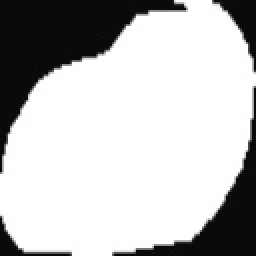
#> input picture CITOUNET/MASCARAS/anormalSevere105.jpg, 128 x 128 px, given in place of anormalCIS68.jpg, which was not available (shown 2 times larger)
$ jupyter execute --allow-errors 1_preprocesamientoKmean2.ipynb   (text cells are left out)
#> lines starting #> are read from the running program, lines starting #| are printed output that depends on the picture; after the words box and inside, x2 and y2 are one past the last pixel; in counts of white or black regions, pixels touching at a corner belong together; pictures that were not available may be replaced by others from this repository, and a replacement may not be noted
### KMEAN/rotating_calipers.py
# This file contains code taken from
# http://code.activestate.com/recipes/117225-convex-hull-and-diameter-of-2d-point-sets/
# convex hull (Graham scan by x-coordinate) and diameter of a set of points
# David Eppstein, UC Irvine, 7 Mar 2002

# According to that website the code is under the PSF licencse
# https://en.wikipedia.org/wiki/Python_Software_Foundation_License


# modifications by Volker Hilsenstein

from __future__ import generators
from math import sqrt


def orientation(p,q,r):
    '''Return positive if p-q-r are clockwise, neg if ccw, zero if colinear.'''
    return (q[1]-p[1])*(r[0]-p[0]) - (q[0]-p[0])*(r[1]-p[1])

def hulls(Points):
    '''Graham scan to find upper and lower convex hulls of a set of 2d points.'''
    U = []
    L = []
    Points.sort()
    for p in Points:
        while len(U) > 1 and orientation(U[-2],U[-1],p) <= 0: U.pop()
        while len(L) > 1 and orientation(L[-2],L[-1],p) >= 0: L.pop()
        U.append(p)
        L.append(p)
    return U,L

def rotatingCalipers(Points):
    '''Given a list of 2d points, finds all ways of sandwiching the points
between two parallel lines that touch one point each, and yields the sequence
of pairs of points touched by each pair of lines.'''
    U,L = hulls(Points)
    i = 0
    j = len(L) - 1
    while i < len(U) - 1 or j > 0:
        yield U[i],L[j]

        # if all the way through one side of hull, advance the other side
        if i == len(U) - 1: j -= 1
        elif j == 0: i += 1

        # still points left on both lists, compare slopes of next hull edges
        # being careful to avoid divide-by-zero in slope calculation
        elif (U[i+1][1]-U[i][1])*(L[j][0]-L[j-1][0]) > \
                (L[j][1]-L[j-1][1])*(U[i+1][0]-U[i][0]):
            i += 1
        else: j -= 1


def min_max_feret(Points):
    '''Given a list of 2d points, returns the minimum and maximum feret diameters.'''
    squared_distance_per_pair = [((p[0]-q[0])**2 + (p[1]-q[1])**2, (p,q))
                     for p,q in rotatingCalipers(Points)]
    min_feret_sq, min_feret_pair = min(squared_distance_per_pair)
    max_feret_sq, max_feret_pair = max(squared_distance_per_pair)
    return sqrt(min_feret_sq), sqrt(max_feret_sq)


# [11 lines left out: functions diameter, min_feret, not called in this run]

### KMEAN/1_preprocesamientoKmean2.ipynb
[cell 1]
import cv2
import numpy as np
import pandas as pd
import os
import argparse
from matplotlib import pyplot as plt
import matplotlib.image as img
from sklearn.preprocessing import normalize
from sklearn.cluster import KMeans, DBSCAN
import seaborn as sns
from scipy.spatial import distance
from sklearn.neighbors import NearestNeighbors
from skimage import data, segmentation, color
from skimage.future import graph
from sklearn import cluster
from sklearn.cluster import MeanShift, estimate_bandwidth
from numpy import linspace
from skimage.feature import peak_local_max
from skimage.segmentation import watershed
from scipy import ndimage
import seaborn as sns
from cv2 import MORPH_ELLIPSE
from sklearn.cluster import spectral_clustering
from sklearn.cluster import AgglomerativeClustering
from kneed import KneeLocator
import seaborn
from skimage.feature import graycomatrix, graycoprops
from rotating_calipers import min_max_feret
import skimage.morphology

[cell 2]
def get_min_max_feret_from_mask(mask_im):

    eroded = skimage.morphology.erosion(mask_im)
    outline = mask_im ^ eroded
    boundary_points = np.argwhere(outline > 0)
    # convert numpy array to a list of (x,y) tuple points
    boundary_point_list = list(map(list, list(boundary_points)))
    return min_max_feret(boundary_point_list)

[cell 3]
def superSlic(img):
    labels1 = segmentation.slic(img,compactness=30, n_segments=185, start_label=1)
    # super EN RGB
    out1 = color.label2rgb(labels1, img, kind='avg', bg_label=0)
    out1  = cv2.cvtColor(out1,cv2.COLOR_RGB2GRAY)
    #out1 = out1[:,:,0]
    return out1

[cell 4]
def kmean(pixelsValues,grupos,filtro):
    #algoritmo = KMeans(grupos,init='k-means++',max_iter=300,n_init=10)
    algoritmo = KMeans(n_clusters=grupos,init = 'k-means++',random_state=0);
    algoritmo.fit(pixelsValues);
    #algoritmo.fit_predict(pixelsValues)
    centroide, etiqueta = algoritmo.cluster_centers_,algoritmo.labels_
    centroide  = np.uint8(centroide)
    segmentacion_data  = centroide[etiqueta.flatten()]
    segmentacionImagen  = segmentacion_data.reshape(filtro.shape)
    return segmentacionImagen

[cell 5]
# [11 lines left out: function shift2, not called in this run]

[cell 6]
def selContorno(contours,thresh):
    if contours == None:
        return None
    else:

        listaDifx = []
        listaDify = []
        dif = pd.DataFrame()

        for k in range(len(contours)):

            cnt = contours[k]


            M = cv2.moments(cnt)
            cx = int(M['m10']/M['m00'])
            dimension = thresh.shape
            refx = dimension[1]/2
            # análisis x
            if cx <= refx:
                difx= refx-cx
            else:
                difx= cx - refx
            listaDifx.append(difx)

        for k in range(len(contours)):
            cnt = contours[k]
            M = cv2.moments(cnt)
            cy = int(M['m01']/M['m00'])
            dimension = thresh.shape
            refy = dimension[0]/2
            # análisis y
            if cy <= refy:
                dify= refy-cy
            else:
                dify= cy - refy
            listaDify.append(dify)
        dif['x'] = listaDifx
        dif['y'] = listaDify
        dif['total'] = dif['x'] + dif['y']
        dif.reset_index(inplace = True, drop  = True)
        cont = dif['total'].idxmin()
        #print(dif)
        #print('contorno',cont)
        return [cont,cx,cy]

[cell 7]
def selRegion(label,area):
    color = label.copy()
    color = color.reshape(-1,1)
    color = np.unique(color)
    color = np.sort(color,axis=None)
    color = np.uint8(color)
    for el in range(1,len(color)):
        region = label.copy()
        region[region != color[el]] = 0
        region[region == color[el]] = 255
        region = np.uint8(region)
        if np.sum(region == 255) != 0:
            contoursReg, hierarchyReg = cv2.findContours(region, cv2.RETR_TREE, cv2.CHAIN_APPROX_NONE)
            contornoReg,rx,ry = selContorno(contoursReg,region)
            areaReg = cv2.contourArea(contoursReg[contornoReg])
            numReg = el
            numCont = len(contoursReg)
            #print(areaReg,area)
            if areaReg == area :
                numReg = el
                numCont = len(contoursReg)
                #print(numReg,numCont)
                #numCont = len(contoursReg)
                break

    nucleoReg = label.copy()
    nucleoReg = np.uint8(nucleoReg)
    nucleoReg[nucleoReg != numReg] = 0
    nucleoReg[nucleoReg == numReg] = 255

    if numCont >=2:
        # [13 lines of commented-out code are left out]
        img_inverted = cv2.bitwise_not(nucleoReg)
        # Etiquetar los componentes conectados en la imagen
        n_components, labels, stats, centroids = cv2.connectedComponentsWithStats(img_inverted)
        # Encuentra el componente más grande (background)
        max_label, max_area = max([(i, stats[i, cv2.CC_STAT_AREA]) for i in range(1, n_components)], key=lambda x: x[1])
        # Cree una imagen en blanco con el tamaño de la imagen original
        filled_img = np.zeros(img_inverted.shape, dtype=np.uint8)
        # Rellena el componente más grande en la imagen en blanco
        filled_img[labels == max_label] = 255
        # Invertir la imagen de nuevo (los objetos se convierten en agujeros llenos)
        nucleoReg = cv2.bitwise_not(filled_img)


    return nucleoReg

[cell 8]
def matrizConfusion (img_propuesta,img_referencia):
    #variables locales: FP falso positivo,  FN falso negativo, VP verdadero positivo, VN verdadero negativo
    FP=FN=VP=VN=0

    for fila in range (img_referencia.shape[0]):
        for columna in range (img_referencia.shape[1]):
            color_ref=str(img_referencia[fila,columna])
            color_pro=str(img_propuesta[fila,columna])
            if color_ref == '255' : #or color_ref == '[  0   0 255]':
                if color_pro == '255':
                    VP = VP+1
                else:
                    FN = FN+1
            if color_ref != '255': # or color_ref != '[  0   0 255]':
                if color_pro == '255':
                    FP = FP+1
                else:
                    VN = VN+1

    return [FN,FP,VP,VN]

[cell 9]
def MedidasMC (VP,VN,FP,FN):
    #Precisión (C) ó (P)
    vp_fp=VP+FP
    if vp_fp == 0:
        P= None
    else:
        P= VP/vp_fp

    #Recall (L)ó Revocación (R)
    if (VP+FN) == 0:
        R = None
    else:
        R= VP/(VP+FN)

    #Exactitud (E)
    if (VP+VN+FP+FN) == 0:
        E = None
    else:
        E=(VP+VN)/(VP+VN+FP+FN)

    #NSR El promedio señal a Ruido (*) OJO CON ESTA MEDIDA COMPROBAR
    if VP == 0:
        NSR= None
    else:
        NSR = FP/VP

    #Medida FM ó Medida de Primer Plano
    if P is None or R is None:
        FM = None
    elif (P+R) == 0:
        FM = None
    else:
        FM = (2*P*R)/(P+R)


    #Tasa de Error (ER) Tasa de Falsos positivos
    if (VP+FN) == 0:
        ER= None
    else:
        ER = FP/(VP+FN)

    #Tasa Negativa (NRM), es cero cuando la segmentación es perfecta
    NR_FN = FN/(VP+FN) # tasa de Falsos negativos
    NR_FP = FP/(VP+FN) # tasa de falsos positivos

    NRM = (NR_FN + NR_FP)/2

    return [P,R,E,NSR,FM,ER,NRM]

[cell 10]
def similitud(imagenReg,imagenRef):
    # Calcular la intersección y la unión de las imágenes
    intersection = np.logical_and(imagenRef, imagenReg)
    union = np.logical_or(imagenRef, imagenReg)
    # Calcular el índice de Jaccard
    jaccard_index = np.sum(intersection) / np.sum(union)
    dice_index = 2 * jaccard_index / (1 + jaccard_index)

    return [jaccard_index,dice_index]

[cell 11]
# RUTA DE LA IMAGEN
dirCarpeta = 'DatasetNormalizado/1_normal_superficiel/normalSup73.jpg'
# [5 lines of commented-out code are left out]
dirCarpeta = 'DatasetNormalizado/7_carcinoma_in_situ/anormalCIS68.jpg'

# PREPROCESAMIENTO
# BGR
imagen = cv2.imread(dirCarpeta)
#> imagen is the input picture: shape (128, 128, 3); min 4, max 255, mean 191.6
#RGB
imagen = cv2.cvtColor(imagen,cv2.COLOR_BGR2RGB)
#GRIS
gris   = cv2.cvtColor(imagen,cv2.COLOR_RGB2GRAY)
img = imagen[:,:,1]


#aplicar superpixeles------------------------------
slic = 1
if slic == 1:
    img = imagen.copy()
    #img = cv2.GaussianBlur(img,(21,21),cv2.BORDER_DEFAULT)
    img = cv2.medianBlur(img,21)
    #img = cv2.blur(img,(21,21))
    #img = cv2.bilateralFilter(img,0,40,25)
    imgborrar= img.copy()
    img = superSlic(img)
#> in superSlic, `labels1 = segmentation.slic(img,compactness=30, n_segments=185, start_..`:
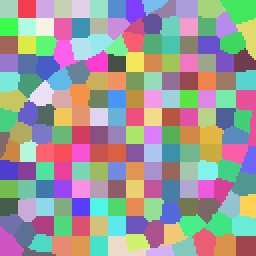
#> labels1: shape (128, 128) int64 (shown 2 times larger); 186 distinct labels, from 1 to 186; one colour per label, 0 black
#> in superSlic, `out1 = color.label2rgb(labels1, img, kind='avg', bg_label=0)`:
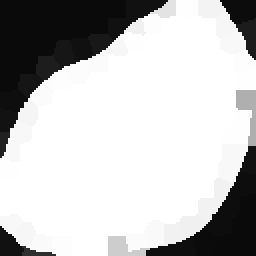
#> out1: shape (128, 128, 3) (shown 2 times larger); min 10, max 255, mean 191.9
    titleSlic = 'slic'
else:
    img = img.copy()
    titleSlic = 'sin Slic'

# #Porcentaje en el que se redimensiona la imagen
# porcentaje = 100
# #calcular el 50 por ciento de las dimensiones originales
# ancho = int(img.shape[1] * porcentaje / 100)
# alto = int(img.shape[0] * porcentaje / 100)
# img = cv2.resize(img, dsize=(ancho,alto))

# filtrado------------------------------------------
opcion = 1
if opcion == 1:
    mediana  = cv2.medianBlur(img,17)
    filtro = mediana
    tituloFiltro = 'MEDIANA'

if opcion == 2:
    bilateral = cv2.bilateralFilter(img,0,40,25)
    filtro = bilateral
    tituloFiltro = 'BILATERAL'

if opcion == 3:
    media = cv2.blur(img,(17,17))
    filtro = media
    tituloFiltro = 'MEDIA'

if opcion == 4:
    gaussiano = cv2.GaussianBlur(img,(17,17),cv2.BORDER_DEFAULT)
    filtro = gaussiano
    tituloFiltro = 'GAUSSIANO'

if opcion == 0:
    filtro = img
    tituloFiltro = 'SIN FILTRO'


# aplanar la imagen
pixelsValues =filtro.reshape(-1,1)
#> pixelsValues = 16384 values, max 255 at index 1240, min 10 at index 0, mean 192.8
pixelsValues = np.float32(pixelsValues)


#agrupamiento de agrupamiento--------------------------------

opcionAgrup = 2

if opcionAgrup == 1:
    segmentacionImagen = shift2(pixelsValues,filtro)
    tituloSeg = 'meanShift'

elif opcionAgrup == 2:
    segmentacionImagen = kmean(pixelsValues,6,filtro)
    tituloSeg = 'kmean'

else:
    segmentacionImagen = filtro
    tituloSeg = 'sin Agrupamiento'


# nucleos
umbral = np.min(segmentacionImagen)
#> umbral = 11
#umbral = umbral+33
umbral= umbral +10
#> umbral = 21
#thresh = segmentacionImagen < umbral
#umbral = umbral
imagen2 = imagen.copy()

# [6 lines of commented-out code are left out]


_,thresh = cv2.threshold(segmentacionImagen,umbral, 255, cv2.THRESH_BINARY_INV)
#> thresh: shape (128, 128); 21% white; 4 white regions, box (x1, y1, x2, y2) and area: (0, 0, 81, 65) 2115, (76, 75, 128, 128) 1087, (111, 0, 128, 10) 137, (0, 115, 11, 128) 97
#operaciones morfológicas
kernel = cv2.getStructuringElement(MORPH_ELLIPSE,ksize=(5,5))
thresh = cv2.erode(thresh, kernel, iterations=1)
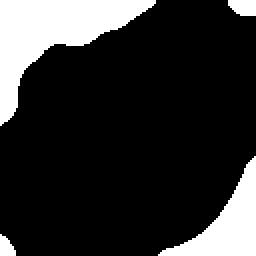
#> thresh: shape (128, 128) (shown 2 times larger); 18.2% white; 4 white regions, box (x1, y1, x2, y2) and area: (0, 0, 78, 63) 1887, (79, 78, 128, 128) 929, (114, 0, 128, 8) 96, (0, 117, 8, 128) 62
thresh = cv2.dilate(thresh,kernel, iterations=1)
#> thresh: shape (128, 128); 20.9% white; 4 white regions

contours, hierarchy = cv2.findContours(thresh, cv2.RETR_EXTERNAL, cv2.CHAIN_APPROX_NONE)
#> contours = 4 contours; box (x1, y1, x2, y2) and area: (0, 0, 80, 65) 1991, (77, 76, 128, 128) 1001, (112, 0, 128, 10) 114, (0, 115, 10, 128) 76
contorno,cx,cy = selContorno(contours,thresh)
#> the loop in selContorno, `for k in range(len(contours)): ` made 4 passes
#> (cx, difx) on passes 1 to 4: (3, 61), (112, 48), (120, 56), (26, 38)
#> after the loop in selContorno, `for k in range(len(contours)):`: listaDifx = [61, 48, 56, 38]
#> the loop in selContorno, `for k in range(len(contours)):` made 4 passes
#> (cy, dify) on passes 1 to 4: (122, 58), (111, 47), (4, 60), (17, 47)
#> after the loop in selContorno, `for k in range(len(contours)):`: listaDify = [58, 47, 60, 47]
#> contorno = 3; cx = 26; cy = 17
cv2.drawContours(imagen2, contours, contorno, (255,255,0), 2);
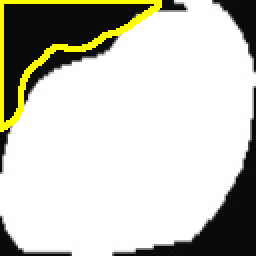
#> imagen2: shape (128, 128, 3) (shown 2 times larger); 4.08% of pixels changed, all inside (x1, y1, x2, y2) = (0, 0, 81, 66)

#seleccionador de regiones
area = cv2.contourArea(contours[contorno])
#> area = 1991
_, label, _,centroids = cv2.connectedComponentsWithStats(thresh)
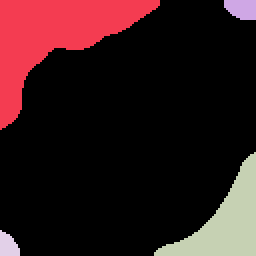
#> label: shape (128, 128) int32 (shown 2 times larger); 5 distinct labels, from 0 to 4; one colour per label, 0 black
#> centroids = [[65.27, 67.19], [26.49, 17.71], [120.4, 3.97], [112.5, 111], [3.68, 122.3]]
imagenReg = selRegion(label,area)
#> in selRegion, `color = color.reshape(-1,1)`: color = 16384 values, max 4 at index 14720, min 0 at index 80, mean 0.367
#> in selRegion, `color = np.unique(color)`: color = [0, 1, 2, 3, 4]
#> the loop in selRegion, `for el in range(1,len(color)):` made 1 pass
#> (cont in selContorno, contornoReg, rx, ry, areaReg) on pass 1: (0, 0, 26, 17, 1991)
#> pass 1, in selRegion, `region = np.uint8(region)`:
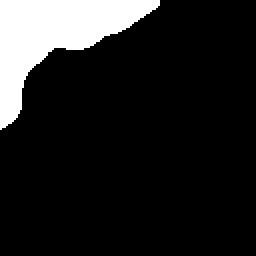
#> region: shape (128, 128) (shown 2 times larger); 12.9% white; 1 white region, box (x1, y1, x2, y2) and area: (0, 0, 80, 65) 2113
imagenReg[imagenReg > 200] = 255
imagenReg[imagenReg != 255] = 0

# Imagen en escala grises y color
imgColor = imagen.copy()
for fila in range (gris.shape[0]):
    for columna in range (gris.shape[1]):
        if imagenReg[fila][columna] == 0:
            gris[fila][columna] = 0
            imgColor[fila][columna] = 0
        else:
            pass

#graficar
plt.figure(figsize=(20,20))

plt.subplot(1,9,1)
plt.imshow(imagen)
plt.title('original')


plt.subplot(1,9,2)
plt.imshow(img,'gray')
plt.title(titleSlic)

plt.subplot(1,9,3)
plt.imshow(filtro,'gray')
plt.title(tituloFiltro)


plt.subplot(1,9,4)
plt.imshow(segmentacionImagen,'gray')
plt.title(tituloSeg)

plt.subplot(1,9,5)
plt.imshow(thresh,'gray')
plt.title('segmentacion')


plt.subplot(1,9,6)
plt.imshow(imagen2,'gray')
plt.title('nucleo')

plt.subplot(1,9,7)
plt.imshow(imagenReg,'gray')
plt.title('nucleo')

plt.subplot(1,9,8)
plt.imshow(gris,'gray')
plt.title('gris')

plt.subplot(1,9,9)
plt.imshow(imgColor,'gray')
plt.title('color')

[cell 12]
plt.imshow(imgborrar,'gray')
plt.axis(False)

[cell 13]
dirCarpetaRef = dirCarpeta[:19]+'REFERENCIA/'+dirCarpeta[19:]
#imagen de referencia en BGR
imagenRef = cv2.imread(dirCarpetaRef)
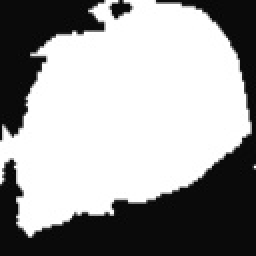
#> input picture CITOUNET/MASCARAS/anormalSevere118.jpg, 128 x 128 px, given in place of anormalCIS68.jpg, which was not available (shown 2 times larger)
#> imagenRef is the input picture: shape (128, 128, 3); min 4, max 255, mean 157.9
plt.imshow(imagenRef,'gray')
plt.title('Imagen de Referencia en BGR')
plt.show()
#plano B
plt.imshow(imagenRef[:,:,0],'gray')
plt.title('Imagen de Referencia en plano de Azules')
plt.show()
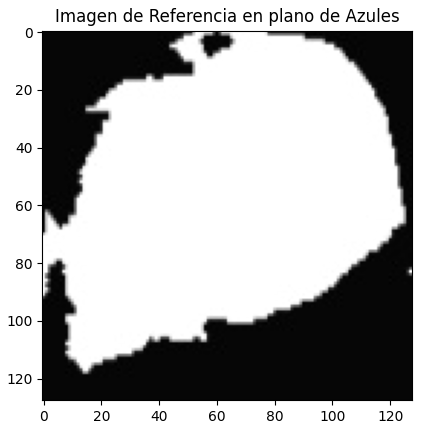
#> figure drawn by matplotlib, 1 panel
# histograma plano b
hist = cv2.calcHist([imagenRef],[0],None,[256],[0,256]);
#> hist = 256 values, max 8780 at index 255, min 0 at index 0, mean 64
plt.plot(hist,'gray')
plt.grid()
plt.title('histograma de imagen de Referencia plano B')
plt.show()

imagenRef = np.uint8(imagenRef[:,:,0])
#> imagenRef: shape (128, 128)
imagenRef[imagenRef >= 200] = 255
#> imagenRef: shape (128, 128); min 4, max 255, mean 158.3
imagenRef[imagenRef != 255] = 0
#> imagenRef: shape (128, 128); 59.2% white; 3 black regions, box (x1, y1, x2, y2) and area: (0, 0, 128, 128) 4876, (0, 0, 53, 71) 1726, (54, 0, 67, 10) 76
plt.imshow(imagenRef,'gray')
plt.title('Imagen de Referencia Procesada')

[cell 14]
#imagen de prueba
plt.imshow(imagenReg,'gray')
plt.title('imagen de Segmentación')
plt.show()

hist = cv2.calcHist([imagenReg],[0],None,[256],[0,256]);
#> hist = 256 values, max 14271 at index 0, min 0 at index 1, mean 64
plt.plot(hist,'gray')
plt.grid()
plt.title('histograma imagen Procesada OBTENIDA')
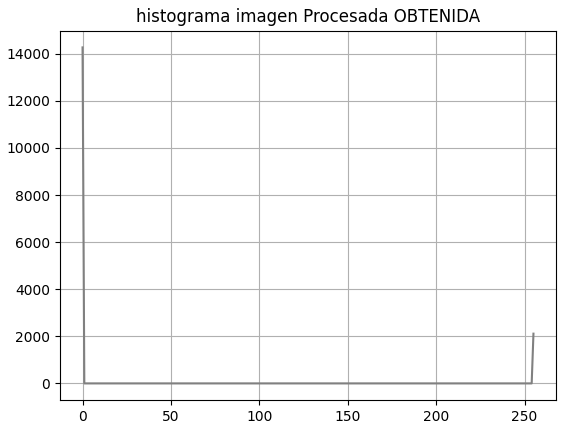
#> figure drawn by matplotlib, 1 panel; curve peaks at x = 0, y = 14271

[cell 15]
similitud(imagenReg,imagenRef)
#> in similitud, `intersection = np.logical_and(imagenRef, imagenReg)`:
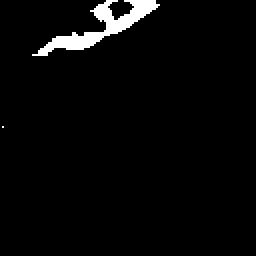
#> intersection: shape (128, 128) bool (shown 2 times larger); 3% white; 2 white regions (1 under 20 px), largest, box (x1, y1, x2, y2) and area: (16, 0, 80, 28) 489
#> in similitud, `jaccard_index = np.sum(intersection) / np.sum(union)`: jaccard_index = 0.0433
#> (the rest of the program and of its run is left out)
